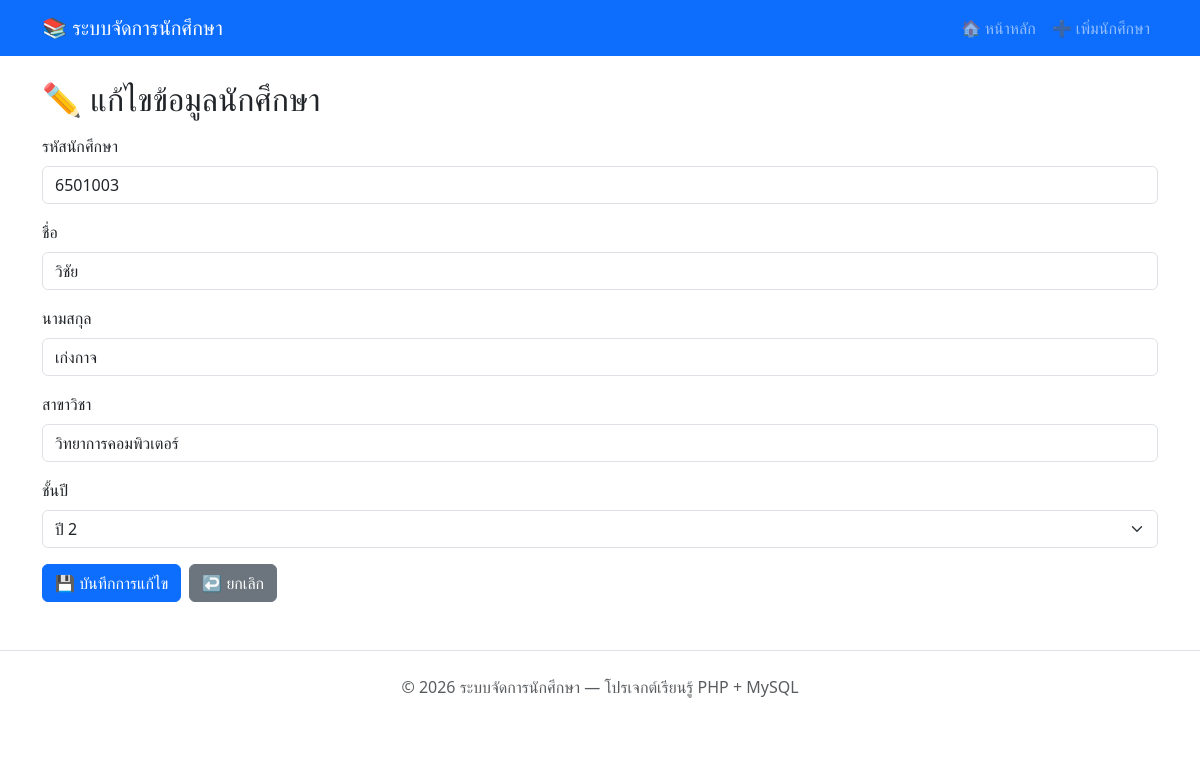
The page /edit.php?id=3 on the database its author committed.
### tables this page shows
CREATE TABLE students (
    id          INT AUTO_INCREMENT PRIMARY KEY   COMMENT 'รหัสอัตโนมัติ',
    student_id  VARCHAR(10)  NOT NULL UNIQUE     COMMENT 'รหัสนักศึกษา',
    first_name  VARCHAR(100) NOT NULL            COMMENT 'ชื่อ',
    last_name   VARCHAR(100) NOT NULL            COMMENT 'นามสกุล',
    major       VARCHAR(100) NOT NULL            COMMENT 'สาขาวิชา',
    year        INT          NOT NULL            COMMENT 'ชั้นปี (1-4)',
    created_at  TIMESTAMP    DEFAULT CURRENT_TIMESTAMP COMMENT 'วันเวลาที่สร้างรายการ'
);

### edit.php (the view, shortened to what this page needs)
<?php
require_once 'config/db.php';
$id = $_GET['id'] ?? null;
$stmt = $pdo->prepare("SELECT * FROM students WHERE id = :id");
$stmt->execute([':id' => (int) $id]);
$student = $stmt->fetch();
$student_id = $student['student_id'];
$first_name = $student['first_name'];
$last_name  = $student['last_name'];
$major      = $student['major'];
$year       = $student['year'];
?>
<?php include 'includes/header.php'; ?>
<h2 class="mb-3">✏️ แก้ไขข้อมูลนักศึกษา</h2>
<form method="POST" action="edit.php?id=<?= htmlspecialchars($id) ?>">
    <div class="mb-3">
        <label for="student_id" class="form-label">รหัสนักศึกษา</label>
        <input type="text" class="form-control" id="student_id" name="student_id"
               value="<?= htmlspecialchars($student_id) ?>"
               placeholder="เช่น 6501001" maxlength="10" required>
    </div>
    <div class="mb-3">
        <label for="first_name" class="form-label">ชื่อ</label>
        <input type="text" class="form-control" id="first_name" name="first_name"
               value="<?= htmlspecialchars($first_name) ?>"
               placeholder="เช่น สมชาย" required>
    </div>
    <div class="mb-3">
        <label for="last_name" class="form-label">นามสกุล</label>
        <input type="text" class="form-control" id="last_name" name="last_name"
               value="<?= htmlspecialchars($last_name) ?>"
               placeholder="เช่น ใจดี" required>
    </div>
    <div class="mb-3">
        <label for="major" class="form-label">สาขาวิชา</label>
        <input type="text" class="form-control" id="major" name="major"
               value="<?= htmlspecialchars($major) ?>"
               placeholder="เช่น เทคโนโลยีสารสนเทศ" required>
    </div>
    <div class="mb-3">
        <label for="year" class="form-label">ชั้นปี</label>
        <select class="form-select" id="year" name="year" required>
            <?php for ($i = 1; $i <= 4; $i++): ?>
                <option value="<?= $i ?>" <?= ($year == $i) ? 'selected' : '' ?>>
                    ปี <?= $i ?>
                </option>
            <?php endfor; ?>
        </select>
    </div>
    <div class="d-flex gap-2">
        <button type="submit" class="btn btn-primary">💾 บันทึกการแก้ไข</button>
        <a href="index.php" class="btn btn-secondary">↩️ ยกเลิก</a>
    </div>
</form>
<?php include 'includes/footer.php'; ?>

### rows shown on the page
students: student_id "6501003", first_name "วิชัย", last_name "เก่งกาจ", major "วิทยาการคอมพิวเตอร์", year "ปี 2"
